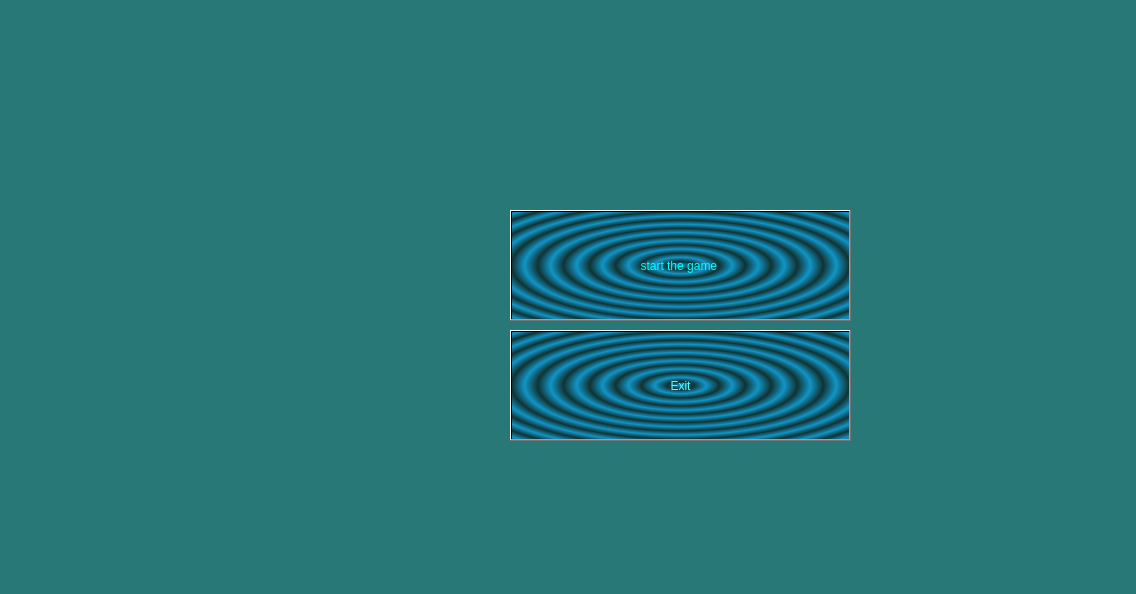
<?xml version="1.0" encoding="UTF-8"?>
<ui version="4.0">
 <class>MainWindow</class>
 <widget class="QMainWindow" name="MainWindow">
  <property name="geometry">
   <rect>
    <x>0</x>
    <y>0</y>
    <width>1136</width>
    <height>594</height>
   </rect>
  </property>
  <property name="windowTitle">
   <string>MainWindow</string>
  </property>
  <property name="styleSheet">
   <string notr="true">background-color: rgb(40, 120, 120);</string>
  </property>
  <widget class="QWidget" name="centralwidget">
   <widget class="QPushButton" name="pushButton">
    <property name="geometry">
     <rect>
      <x>510</x>
      <y>210</y>
      <width>341</width>
      <height>111</height>
     </rect>
    </property>
    <property name="styleSheet">
     <string notr="true">background-color: qradialgradient(spread:repeat, cx:0.5, cy:0.5, radius:0.077, fx:0.5, fy:0.5, stop:0 rgba(0, 169, 255, 147), stop:0.497326 rgba(0, 0, 0, 147), stop:1 rgba(0, 169, 255, 147));
color: rgb(0, 255, 255);
gridline-color: rgb(181, 77, 45);
background-color: qradialgradient(spread:reflect, cx:0.5, cy:0.5, radius:0.5, fx:0.5, fy:0.5, stop:0 rgba(0, 0, 0, 255), stop:1 rgba(255, 255, 255, 255));
background-color: qradialgradient(spread:repeat, cx:0.5, cy:0.5, radius:0.077, fx:0.5, fy:0.5, stop:0 rgba(0, 169, 255, 147), stop:0.497326 rgba(0, 0, 0, 147), stop:1 rgba(0, 169, 255, 147));
font: 700 italic 14pt &quot;Segoe UI&quot;;

</string>
    </property>
    <property name="text">
     <string>start the game </string>
    </property>
   </widget>
   <widget class="QPushButton" name="pushButton_2">
    <property name="geometry">
     <rect>
      <x>510</x>
      <y>330</y>
      <width>341</width>
      <height>111</height>
     </rect>
    </property>
    <property name="styleSheet">
     <string notr="true">font: 700 italic 14pt &quot;Segoe UI&quot;;
color: rgb(85, 255, 255);
background-color: qradialgradient(spread:repeat, cx:0.5, cy:0.5, radius:0.077, fx:0.5, fy:0.5, stop:0 rgba(0, 169, 255, 147), stop:0.497326 rgba(0, 0, 0, 147), stop:1 rgba(0, 169, 255, 147));</string>
    </property>
    <property name="text">
     <string>Exit</string>
    </property>
   </widget>
   <widget class="QLabel" name="label">
    <property name="geometry">
     <rect>
      <x>250</x>
      <y>210</y>
      <width>221</width>
      <height>231</height>
     </rect>
    </property>
    <property name="styleSheet">
     <string notr="true">
background-image: url('C:/Users/ModernSystem/Downloads/QuizofKingsAvatar.jpg');</string>
    </property>
    <property name="text">
     <string/>
    </property>
   </widget>
   <widget class="QLabel" name="label_2">
    <property name="geometry">
     <rect>
      <x>890</x>
      <y>210</y>
      <width>221</width>
      <height>231</height>
     </rect>
    </property>
    <property name="styleSheet">
     <string notr="true">
background-image: url('C:/Users/ModernSystem/Downloads/QuizofKingsAvatar.jpg');</string>
    </property>
    <property name="text">
     <string/>
    </property>
   </widget>
  </widget>
  <widget class="QStatusBar" name="statusbar"/>
 </widget>
 <tabstops>
  <tabstop>pushButton</tabstop>
  <tabstop>pushButton_2</tabstop>
 </tabstops>
 <resources/>
 <connections>
  <connection>
   <sender>pushButton</sender>
   <signal>clicked()</signal>
   <receiver>MainWindow</receiver>
   <slot>close()</slot>
   <hints>
    <hint type="sourcelabel">
     <x>295</x>
     <y>167</y>
    </hint>
    <hint type="destinationlabel">
     <x>391</x>
     <y>232</y>
    </hint>
   </hints>
  </connection>
  <connection>
   <sender>pushButton_2</sender>
   <signal>clicked()</signal>
   <receiver>MainWindow</receiver>
   <slot>close()</slot>
   <hints>
    <hint type="sourcelabel">
     <x>277</x>
     <y>204</y>
    </hint>
    <hint type="destinationlabel">
     <x>65</x>
     <y>231</y>
    </hint>
   </hints>
  </connection>
 </connections>
</ui>
